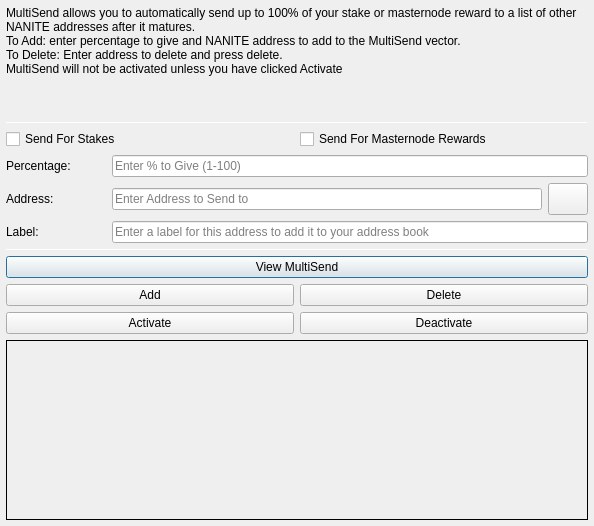
<?xml version="1.0" encoding="UTF-8"?>
<ui version="4.0">
 <class>MultiSendDialog</class>
 <widget class="QDialog" name="MultiSendDialog">
  <property name="windowModality">
   <enum>Qt::NonModal</enum>
  </property>
  <property name="geometry">
   <rect>
    <x>0</x>
    <y>0</y>
    <width>594</width>
    <height>526</height>
   </rect>
  </property>
  <property name="windowTitle">
   <string>MultiSend</string>
  </property>
  <layout class="QVBoxLayout" name="verticalLayout" stretch="0">
   <property name="leftMargin">
    <number>6</number>
   </property>
   <property name="topMargin">
    <number>6</number>
   </property>
   <property name="rightMargin">
    <number>6</number>
   </property>
   <property name="bottomMargin">
    <number>6</number>
   </property>
   <item>
    <layout class="QVBoxLayout" name="verticalLayout_Main" stretch="1,1,1,0,1,1,1">
     <item>
      <widget class="QLabel" name="label_2">
       <property name="lineWidth">
        <number>1</number>
       </property>
       <property name="text">
        <string>MultiSend allows you to automatically send up to 100% of your stake or masternode reward to a list of other NANITE addresses after it matures.
To Add: enter percentage to give and NANITE address to add to the MultiSend vector.
To Delete: Enter address to delete and press delete.
MultiSend will not be activated unless you have clicked Activate</string>
       </property>
       <property name="alignment">
        <set>Qt::AlignLeading|Qt::AlignLeft|Qt::AlignTop</set>
       </property>
       <property name="wordWrap">
        <bool>true</bool>
       </property>
      </widget>
     </item>
     <item>
      <widget class="Line" name="line">
       <property name="minimumSize">
        <size>
         <width>0</width>
         <height>1</height>
        </size>
       </property>
       <property name="maximumSize">
        <size>
         <width>16777215</width>
         <height>1</height>
        </size>
       </property>
       <property name="orientation">
        <enum>Qt::Horizontal</enum>
       </property>
      </widget>
     </item>
     <item>
      <layout class="QVBoxLayout" name="verticalLayout_Settings">
       <item>
        <layout class="QHBoxLayout" name="horizontalLayout">
         <item>
          <widget class="QCheckBox" name="multiSendStakeCheckBox">
           <property name="text">
            <string>Send For Stakes</string>
           </property>
          </widget>
         </item>
         <item>
          <widget class="QCheckBox" name="multiSendMasternodeCheckBox">
           <property name="text">
            <string>Send For Masternode Rewards</string>
           </property>
          </widget>
         </item>
        </layout>
       </item>
       <item>
        <layout class="QHBoxLayout" name="horizontalLayout_6">
         <item>
          <widget class="QLabel" name="label">
           <property name="minimumSize">
            <size>
             <width>100</width>
             <height>0</height>
            </size>
           </property>
           <property name="toolTip">
            <string>Percentage of stake to send</string>
           </property>
           <property name="text">
            <string>Percentage:</string>
           </property>
          </widget>
         </item>
         <item>
          <widget class="QLineEdit" name="multiSendPercentEdit">
           <property name="toolTip">
            <string>Enter whole numbers 1 - 100</string>
           </property>
           <property name="placeholderText">
            <string>Enter % to Give (1-100)</string>
           </property>
          </widget>
         </item>
        </layout>
       </item>
       <item>
        <layout class="QHBoxLayout" name="horizontalLayout_7">
         <item>
          <widget class="QLabel" name="label_5">
           <property name="minimumSize">
            <size>
             <width>100</width>
             <height>0</height>
            </size>
           </property>
           <property name="toolTip">
            <string>Address to send portion of stake to</string>
           </property>
           <property name="text">
            <string>Address:</string>
           </property>
          </widget>
         </item>
         <item>
          <widget class="QLineEdit" name="multiSendAddressEdit">
           <property name="toolTip">
            <string/>
           </property>
           <property name="placeholderText">
            <string>Enter Address to Send to</string>
           </property>
          </widget>
         </item>
         <item>
          <widget class="QPushButton" name="addressBookButton">
           <property name="maximumSize">
            <size>
             <width>16777215</width>
             <height>32</height>
            </size>
           </property>
           <property name="toolTip">
            <string>Choose an address from the address book</string>
           </property>
           <property name="text">
            <string/>
           </property>
           <property name="icon">
            <iconset resource="../nanite.qrc">
             <normaloff>:/icons/address-book</normaloff>:/icons/address-book</iconset>
           </property>
           <property name="shortcut">
            <string>Alt+A</string>
           </property>
           <property name="autoDefault">
            <bool>false</bool>
           </property>
          </widget>
         </item>
        </layout>
       </item>
      </layout>
     </item>
     <item>
      <layout class="QHBoxLayout" name="horizontalLayout_3">
       <item>
        <widget class="QLabel" name="label_3">
         <property name="minimumSize">
          <size>
           <width>100</width>
           <height>0</height>
          </size>
         </property>
         <property name="text">
          <string>Label:</string>
         </property>
        </widget>
       </item>
       <item>
        <widget class="QLineEdit" name="labelAddressLabelEdit">
         <property name="placeholderText">
          <string>Enter a label for this address to add it to your address book</string>
         </property>
        </widget>
       </item>
      </layout>
     </item>
     <item>
      <widget class="Line" name="line_2">
       <property name="minimumSize">
        <size>
         <width>0</width>
         <height>1</height>
        </size>
       </property>
       <property name="maximumSize">
        <size>
         <width>16777215</width>
         <height>1</height>
        </size>
       </property>
       <property name="orientation">
        <enum>Qt::Horizontal</enum>
       </property>
      </widget>
     </item>
     <item>
      <layout class="QVBoxLayout" name="verticalLayout_Buttons">
       <item>
        <layout class="QHBoxLayout" name="horizontalLayout_4">
         <item>
          <widget class="QPushButton" name="viewButton">
           <property name="toolTip">
            <string/>
           </property>
           <property name="statusTip">
            <string>View MultiSend Vector</string>
           </property>
           <property name="text">
            <string>View MultiSend</string>
           </property>
          </widget>
         </item>
        </layout>
       </item>
       <item>
        <layout class="QHBoxLayout" name="horizontalLayout_2">
         <item>
          <widget class="QPushButton" name="addButton">
           <property name="toolTip">
            <string/>
           </property>
           <property name="statusTip">
            <string>Add to MultiSend Vector</string>
           </property>
           <property name="text">
            <string>Add</string>
           </property>
          </widget>
         </item>
         <item>
          <widget class="QPushButton" name="deleteButton">
           <property name="toolTip">
            <string/>
           </property>
           <property name="statusTip">
            <string>Delete Address From MultiSend Vector</string>
           </property>
           <property name="text">
            <string>Delete</string>
           </property>
          </widget>
         </item>
        </layout>
       </item>
       <item>
        <layout class="QHBoxLayout" name="horizontalLayout_5">
         <item>
          <widget class="QPushButton" name="activateButton">
           <property name="statusTip">
            <string>Activate MultiSend</string>
           </property>
           <property name="text">
            <string>Activate</string>
           </property>
          </widget>
         </item>
         <item>
          <widget class="QPushButton" name="disableButton">
           <property name="statusTip">
            <string>Deactivate MultiSend</string>
           </property>
           <property name="text">
            <string>Deactivate</string>
           </property>
          </widget>
         </item>
        </layout>
       </item>
      </layout>
     </item>
     <item>
      <widget class="QLabel" name="message">
       <property name="minimumSize">
        <size>
         <width>0</width>
         <height>180</height>
        </size>
       </property>
       <property name="frameShape">
        <enum>QFrame::Panel</enum>
       </property>
       <property name="frameShadow">
        <enum>QFrame::Plain</enum>
       </property>
       <property name="lineWidth">
        <number>1</number>
       </property>
       <property name="midLineWidth">
        <number>1</number>
       </property>
       <property name="text">
        <string/>
       </property>
       <property name="alignment">
        <set>Qt::AlignLeading|Qt::AlignLeft|Qt::AlignTop</set>
       </property>
       <property name="wordWrap">
        <bool>true</bool>
       </property>
      </widget>
     </item>
    </layout>
   </item>
  </layout>
 </widget>
 <resources>
  <include location="../nanite.qrc"/>
 </resources>
 <connections/>
</ui>
